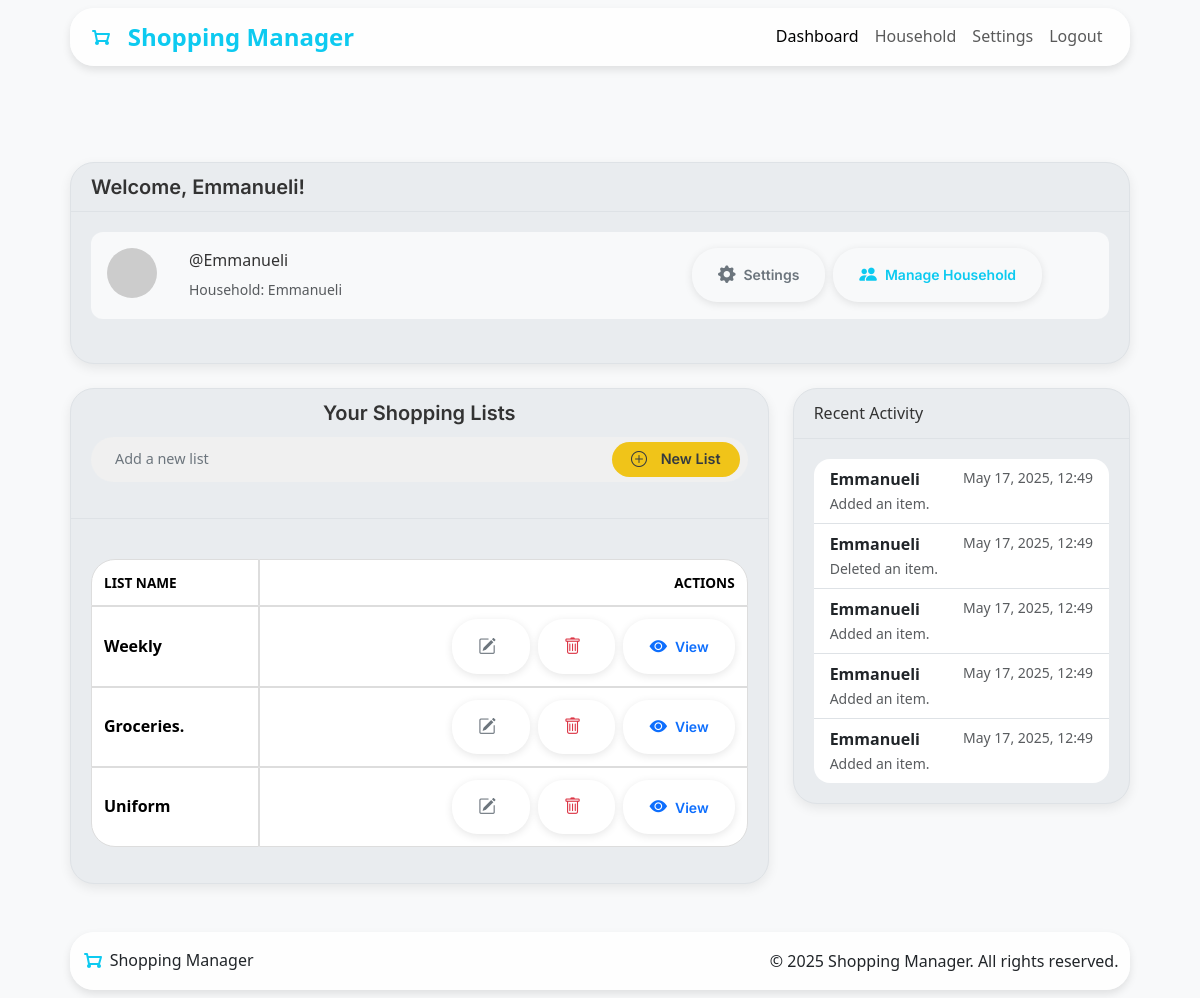
Screenshot of /dashboard (signed in) with the database file from the repository.
### app/models.py (models this page shows, shortened)
class User(db.Model, UserMixin):
    __tablename__ = 'users'
    id = db.Column(db.Integer, primary_key=True)
    username = db.Column(db.String(80), unique=True, nullable=False)
    name = db.Column(db.String(80), nullable=False)
    password = db.Column(db.String(128), nullable=False)
    role = db.Column(db.String(20), default='member')  # member or admin
    avatar_url = db.Column(db.String(256), nullable=True)  # DiceBear URL or uploaded file path
    household_id = db.Column(db.Integer, db.ForeignKey('households.id'))
    household = db.relationship('Household', back_populates='members', foreign_keys=[household_id])
    administered_household = db.relationship('Household', back_populates='admin',
                                             foreign_keys='Household.admin_id', uselist=False)
    created_lists = db.relationship('ShoppingList', backref='creator', lazy=True)
    added_items = db.relationship('ListItem', backref='added_by', lazy=True)
    activities = db.relationship('ActivityLog', backref='user', lazy=True)

class Household(db.Model):
    __tablename__ = 'households'
    id = db.Column(db.Integer, primary_key=True)
    join_code = db.Column(db.String(36), unique=True, nullable=False, default=lambda: secrets.token_hex(4).upper())
    name = db.Column(db.String(100), nullable=False)
    created_at = db.Column(
    db.DateTime(timezone=True),
    default=lambda: datetime.now(tz)
    )
    admin_id = db.Column(db.Integer, db.ForeignKey('users.id'), nullable=False)
    admin = db.relationship('User', back_populates='administered_household', foreign_keys=[admin_id])
    members = db.relationship('User', back_populates='household', lazy=True, foreign_keys='User.household_id')
    shopping_lists = db.relationship('ShoppingList', backref='household', lazy=True, cascade="all, delete-orphan")

class ShoppingList(db.Model):
    __tablename__ = 'shoppinglists'
    id = db.Column(db.Integer, primary_key=True)
    name = db.Column(db.String(100), nullable=False)
    household_id = db.Column(db.Integer, db.ForeignKey('households.id'), nullable=False)
    created_by_user_id = db.Column(db.Integer, db.ForeignKey('users.id'), nullable=False)
    created_at = db.Column(
    db.DateTime(timezone=True),
    default=lambda: datetime.now(tz)
    )
    items_count = db.Column(db.Integer, default=0)
    purchased_items_count = db.Column(db.Integer, default=0)
    items = db.relationship('ListItem', backref='shopping_list', lazy=True, cascade="all, delete-orphan")

class ActivityLog(db.Model):
    __tablename__ = 'activity_log'
    id = db.Column(db.Integer, primary_key=True)
    user_id = db.Column(db.Integer, db.ForeignKey('users.id'), nullable=False)
    household_id = db.Column(db.Integer, db.ForeignKey('households.id'), nullable=False)
    action_type = db.Column(db.String(50), nullable=False)
    timestamp = db.Column(
    db.DateTime(timezone=True),
    default=lambda: datetime.now(tz)
    )

### app/routes.py (the view)
@main.route('/dashboard')
@login_required
def dashboard():
    new_list_form = ShoppingListForm()
    household_id = current_user.household_id
    if not household_id:
        flash("You must join or create a household first.", "warning")
        return redirect(url_for('household_bp.setup'))
    household = HouseholdModel.query.get(household_id)
    if not household:
        flash("Household not found.", "danger")
        return redirect(url_for('main.dashboard'))
    is_admin = (current_user.id == household.admin_id)
    all_household_lists = ShoppingListModel.query.filter_by(
        household_id=household_id
    ).order_by(
        ShoppingListModel.created_at.desc()
    ).all()
    recent_activity = ActivityLog.query.filter_by(
        household_id=household_id
    ).order_by(
        ActivityLog.timestamp.desc()
    ).limit(5).all()
    return render_template(
        'dashboard.html',
        title=f"Dashboard - {household.name}",
        household=household,
        lists=all_household_lists,
        is_admin=is_admin,
        recent_activity=recent_activity,
        format_action=format_action,
        new_list_form=new_list_form
    )

### app/shopping_lists/forms.py
class ShoppingListForm(FlaskForm):
    name = StringField('List Name', validators=[DataRequired()])
    submit = SubmitField('Create List')

### templates/dashboard.html (shortened to what this page needs)
{% extends "base.html" %}
{% block content %}
<div class="container mt-2">
    <div class="card sm-card mb-4">
        <div class="card-header"><h5 class="mb-0">Welcome, {{ current_user.name | default('User') }}!</h5></div>
        <div class="card-body">
            <div class="profile-header d-flex flex-column flex-md-row align-items-center align-items-md-start">
                <div class="text-center text-md-start mb-3 mb-md-0 me-md-3">
                    <img src="{{ current_user.avatar_url }}"
                        alt="{{ current_user.name }}'s avatar"
                        class="profile-pic-actual"
                        onerror="this.onerror=null; this.src='https://api.dicebear.com/7.x/initials/svg?seed={{ current_user.name }}'">
                </div>
                <div class="profile-info w-100 w-md-auto me-md-auto mb-3 mb-md-0 text-center text-md-start">
                    <p class="card-text mb-1">@{{ current_user.username }}</p>
                    {% if current_user.household %}
                    <small class="text-muted">Household: {{ current_user.household.name }}</small>
                    {% else %}
                    <small class="text-muted">Not currently in a household. <a href="{{ url_for('household_bp.setup')}}">Join or Create One!</a></small>
                    {% endif %}
                </div>
                <div class="profile-actions d-flex flex-column flex-sm-row align-items-sm-center w-100 w-md-auto justify-content-center">
                    <a href="{{ url_for('settings_bp.account_settings') }}" class="btn btn-sm btn-outline-secondary mb-2 mb-sm-0 me-sm-2">
                        <i class="bi bi-gear-fill"></i> Settings
                    </a>
                    {% if current_user.household and (is_admin or current_user.is_admin_of_household) %}
                    <a href="{{ url_for('household_bp.manage_household', household_id=current_user.household_id) }}" class="btn btn-sm btn-outline-info">
                        <i class="bi bi-people-fill"></i> Manage Household
                    </a>
                    {% endif %}
                </div>
            </div>
        </div>
    </div>
    <div class="row">
        <div class="col-md-8">
            <div class="card sm-card mb-4">
                <div class="card-header">
                    <div class="list-header-controls">
                        <h2 class="h4 list-header-title">Your Shopping Lists</h2>
                        <div class="header-actions-toolbar">
                            <div class="header-action-group" id="headerQuickAddGroup">
                                <div class="dashboard-new-list-container">
                                    <form class="d-flex my-auto" role="New List" id="dashboardListAddForm" action="{{ url_for('shoppinglist_bp.create_list') }}" method="post">
                                        <div class="shopping-new-list-pill-container">
                                        {{ new_list_form.name(class_='form-control' + (' is-invalid' if new_list_form.name.errors else ''), placeholder="Add a new list", id="dashboardNewListInput", type="text", aria_label="New List") }}
                                            <button class="btn btn-new-list-custom expanded" type="submit" id="dashboardNewListBtn">
                                                    <i class="bi bi-plus-circle"></i>
                                                    <span class="New-List-text">New List</span>
                                            </button>
                                        </div>
                                    </form>
                                </div>
                            </div>
                        </div>
                    </div>
                </div>
                <div class="card-body">
                    {% if lists %}
                    <div class="table-container">
                        <table class="table align-middle rounded-table" id="shoppingListsTable">
                            <thead>
                                <tr>
                                    <th scope="col">List Name</th>
                                    <th scope="col" class="text-end">Actions</th>
                                </tr>
                            </thead>
                            <tbody>
                                {% for list in lists %}
                                <tr id="list-row-{{ list.id }}">
                                    <td>
                                        <strong>{{ list.name }}</strong>
                                    </td>
                                    <td class="text-end">
                                        <div class="d-flex flex-wrap justify-content-end gap-2">
                                            <a href="{{ url_for('shoppinglist_bp.edit_list', list_id=list.id) }}"
                                            class="btn btn-sm btn-outline-secondary" title="Edit List Name" id="eeditbtn">
                                            <i class="bi bi-pencil-square"></i>
                                            </a>
                                            <button type="submit"
                                                class="btn btn-sm btn-outline-danger delete-list-btn"
                                                title="Delete List"
                                                data-bs-toggle="modal"
                                                data-bs-target="#confirmModal"
                                                data-modal-title="Confirm List Deletion"
                                                data-modal-body="Are you sure you want to delete the list '{{ list.name | escape }}' and all its items? This cannot be undone."
                                                data-modal-confirm-text="Delete List"
                                                data-action-url="{{ url_for('shoppinglist_bp.delete_list', list_id=list.id) }}"
                                                data-target-element-selector="#list-row-{{ list.id }}"
                                                data-redirect-url="{{ url_for('main.dashboard') }}">
                                            <i class="bi bi-trash"></i>
                                            </button>
                                            <a href="{{ url_for('shoppinglist_bp.view_list', list_id=list.id) }}"
                                            class="btn btn-sm btn-outline-primary">
                                            <i class="bi bi-eye-fill"></i> <span class="d-none d-sm-inline">View</span>
                                            </a>
                                        </div>
                                    </td>
                                </tr>
                                {% endfor %}
                            </tbody>
                        </table>
                    </div>
                    {% else %}
                    <div>
                        <p class="card-text">You don't have any lists yet! Click 'New List' to get started.</p>
                    </div>
                    {% endif%}
                </div>
            </div>
        </div>
        <div class="col-md-4">
            <div class="card sm-card mb-4">
                <div class="card-header">Recent Activity</div>
                <div class="card-body">
                    {% if recent_activity %}
                    <ul class="list-group list-group-flush">
                        {% for activity in recent_activity %}
                        <li class="list-group-item d-flex justify-content-between align-items-start">
                            <div>
                            <strong>{{ activity.user.name }}</strong>
                            <small class="text-muted d-block">{{ format_action(activity.action_type) }}</small>
                            </div>
                            <small class="text-muted text-nowrap utc-time" data-utc="{{ activity.timestamp.isoformat() }}">{{ activity.timestamp }}</small>
                        </li>
                        {% endfor %}
                    </ul>
                    {% else %}
                    <p class="card-text">No Activity Yet!</p>
                    {% endif %}
                </div>
            </div>
        </div>
    </div>
</div>
{% endblock %}

### static/css/base.css (style rules this page uses)
* { margin: 0; padding: 0; box-sizing: border-box; font-family: 'Inter' sans-serif; }
body { line-height: 1.6; color: var(--dark); background-color: var(--background); font-weight: 400; }
.container { width: 100%; margin: 0 auto; padding: 0 20px; }
h1,h2,h3,h4,h5,h6,.h1,.h2,.h3,.h4,.h5,.h6 { font-family: 'Inter', sans-serif; font-weight: 600; }
h2 { font-size: 2.5rem; margin-bottom: 1rem; }

### static/css/variables.css (style rules this page uses)
:root { --primary: #0dcaf0; --primary-variant: #08a7c2; --secondary: #6c757d; --secondary-variant: #5a6268; --warning: #f0c419; --warning-variant: #d0a408; --success: #136e22; --success-variant: #0e4e16; --text-primary: #212529; --text-secondary: #6c757d; --text-light: #ffffff; --text-faint: #a1a1a1; --background: #ffffff; --background-variant: #f8f9fa; --surface: #ffffff; --surface-variant: #e9ecef; --border: #dee2e6; --border-light: #eff2f5; --shadow: 0 0.5rem 1rem rgba(0, 0, 0, 0.15); --shadow-sm: 0 0.125rem 0.25rem rgba(0, 0, 0, 0.075); --transition: all 0.2s ease-in-out; --rounded-md: 0.375rem; --rounded-lg: 0.5rem; --spacing-sm: 0.5rem; --spacing-md: 1rem; --spacing-lg: 2rem; }

### rows the page displays
User: name "Emmanueli", username "Emmanueli"
Household: household.name "Emmanueli"
ShoppingList: name "Weekly"
ShoppingList: name "Groceries."
ShoppingList: name "Uniform"
ActivityLog: user.name "Emmanueli", action_type "Added an item."
ActivityLog: user.name "Emmanueli", action_type "Deleted an item."
ActivityLog: user.name "Emmanueli", action_type "Added an item."
ActivityLog: user.name "Emmanueli", action_type "Added an item."
ActivityLog: user.name "Emmanueli", action_type "Added an item."
